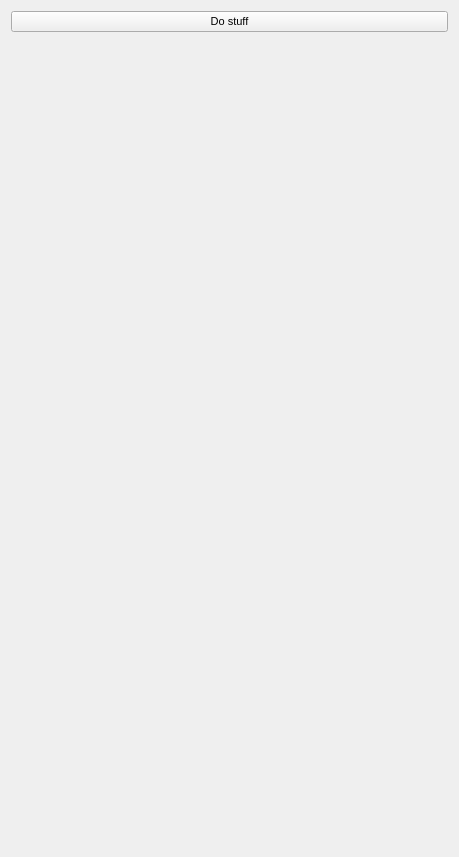
<?xml version="1.0" encoding="UTF-8"?>
<ui version="4.0">
 <class>QRecurrenceControls</class>
 <widget class="QWidget" name="QRecurrenceControls">
  <property name="geometry">
   <rect>
    <x>0</x>
    <y>0</y>
    <width>459</width>
    <height>857</height>
   </rect>
  </property>
  <property name="sizePolicy">
   <sizepolicy hsizetype="Minimum" vsizetype="Minimum">
    <horstretch>0</horstretch>
    <verstretch>0</verstretch>
   </sizepolicy>
  </property>
  <property name="minimumSize">
   <size>
    <width>0</width>
    <height>0</height>
   </size>
  </property>
  <property name="font">
   <font>
    <family>MS Shell Dlg 2</family>
    <pointsize>8</pointsize>
    <weight>50</weight>
    <italic>false</italic>
    <bold>false</bold>
    <underline>false</underline>
    <strikeout>false</strikeout>
   </font>
  </property>
  <property name="windowTitle">
   <string>QDeepMRSegControls</string>
  </property>
  <layout class="QVBoxLayout" name="verticalLayout_5">
   <item>
    <widget class="QPushButton" name="pushButton_DoStuff">
     <property name="text">
      <string>Do stuff</string>
     </property>
    </widget>
   </item>
   <item>
    <spacer name="verticalSpacer">
     <property name="orientation">
      <enum>Qt::Vertical</enum>
     </property>
     <property name="sizeHint" stdset="0">
      <size>
       <width>20</width>
       <height>40</height>
      </size>
     </property>
    </spacer>
   </item>
  </layout>
 </widget>
 <layoutdefault spacing="6" margin="11"/>
 <resources/>
 <connections/>
</ui>
